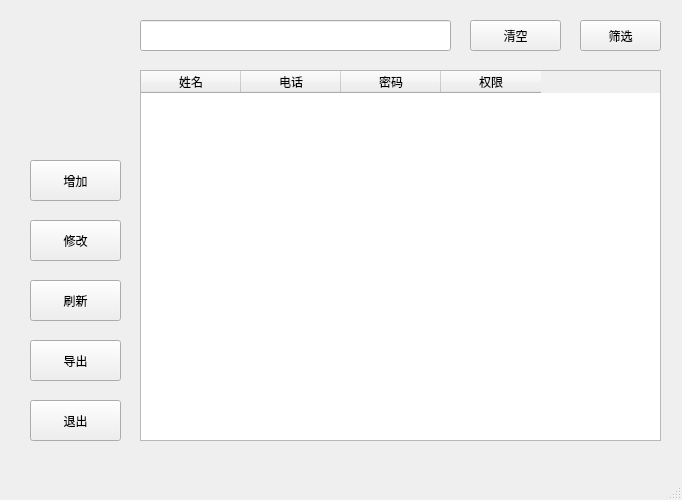
<?xml version="1.0" encoding="UTF-8"?>
<ui version="4.0">
 <class>userman_work</class>
 <widget class="QMainWindow" name="userman_work">
  <property name="geometry">
   <rect>
    <x>0</x>
    <y>0</y>
    <width>682</width>
    <height>500</height>
   </rect>
  </property>
  <property name="windowTitle">
   <string>杨文袜业🙌管理系统 V3.0</string>
  </property>
  <property name="windowIcon">
   <iconset resource="src.qrc">
    <normaloff>:/socks_icon_1.png</normaloff>:/socks_icon_1.png</iconset>
  </property>
  <widget class="QWidget" name="centralwidget">
   <widget class="QPushButton" name="btn_excel">
    <property name="geometry">
     <rect>
      <x>30</x>
      <y>340</y>
      <width>91</width>
      <height>41</height>
     </rect>
    </property>
    <property name="text">
     <string>导出</string>
    </property>
   </widget>
   <widget class="QPushButton" name="btn_plus">
    <property name="geometry">
     <rect>
      <x>30</x>
      <y>160</y>
      <width>91</width>
      <height>41</height>
     </rect>
    </property>
    <property name="text">
     <string>增加</string>
    </property>
   </widget>
   <widget class="QLineEdit" name="line_search">
    <property name="geometry">
     <rect>
      <x>140</x>
      <y>20</y>
      <width>311</width>
      <height>31</height>
     </rect>
    </property>
    <property name="text">
     <string/>
    </property>
   </widget>
   <widget class="QTableWidget" name="tab_sql">
    <property name="enabled">
     <bool>true</bool>
    </property>
    <property name="geometry">
     <rect>
      <x>140</x>
      <y>70</y>
      <width>521</width>
      <height>371</height>
     </rect>
    </property>
    <property name="minimumSize">
     <size>
      <width>0</width>
      <height>0</height>
     </size>
    </property>
    <property name="maximumSize">
     <size>
      <width>760</width>
      <height>461</height>
     </size>
    </property>
    <property name="acceptDrops">
     <bool>false</bool>
    </property>
    <property name="verticalScrollBarPolicy">
     <enum>Qt::ScrollBarAlwaysOff</enum>
    </property>
    <property name="showGrid">
     <bool>true</bool>
    </property>
    <column>
     <property name="text">
      <string>姓名</string>
     </property>
    </column>
    <column>
     <property name="text">
      <string>电话</string>
     </property>
    </column>
    <column>
     <property name="text">
      <string>密码</string>
     </property>
    </column>
    <column>
     <property name="text">
      <string>权限</string>
     </property>
    </column>
   </widget>
   <widget class="QPushButton" name="btn_exit">
    <property name="geometry">
     <rect>
      <x>30</x>
      <y>400</y>
      <width>91</width>
      <height>41</height>
     </rect>
    </property>
    <property name="text">
     <string>退出</string>
    </property>
   </widget>
   <widget class="QPushButton" name="btn_update">
    <property name="geometry">
     <rect>
      <x>30</x>
      <y>280</y>
      <width>91</width>
      <height>41</height>
     </rect>
    </property>
    <property name="text">
     <string>刷新</string>
    </property>
   </widget>
   <widget class="QLabel" name="label">
    <property name="geometry">
     <rect>
      <x>20</x>
      <y>20</y>
      <width>111</width>
      <height>101</height>
     </rect>
    </property>
    <property name="text">
     <string/>
    </property>
    <property name="pixmap">
     <pixmap resource="src.qrc">:/images.jpg</pixmap>
    </property>
    <property name="scaledContents">
     <bool>true</bool>
    </property>
   </widget>
   <widget class="QPushButton" name="btn_select">
    <property name="geometry">
     <rect>
      <x>580</x>
      <y>20</y>
      <width>81</width>
      <height>31</height>
     </rect>
    </property>
    <property name="text">
     <string>筛选</string>
    </property>
   </widget>
   <widget class="QPushButton" name="btn_clear">
    <property name="geometry">
     <rect>
      <x>470</x>
      <y>20</y>
      <width>91</width>
      <height>31</height>
     </rect>
    </property>
    <property name="text">
     <string>清空</string>
    </property>
   </widget>
   <widget class="QPushButton" name="btn_mod">
    <property name="geometry">
     <rect>
      <x>30</x>
      <y>220</y>
      <width>91</width>
      <height>41</height>
     </rect>
    </property>
    <property name="text">
     <string>修改</string>
    </property>
   </widget>
  </widget>
  <widget class="QMenuBar" name="menubar">
   <property name="geometry">
    <rect>
     <x>0</x>
     <y>0</y>
     <width>682</width>
     <height>24</height>
    </rect>
   </property>
  </widget>
  <widget class="QStatusBar" name="statusbar"/>
 </widget>
 <resources>
  <include location="src.qrc"/>
 </resources>
 <connections/>
</ui>
